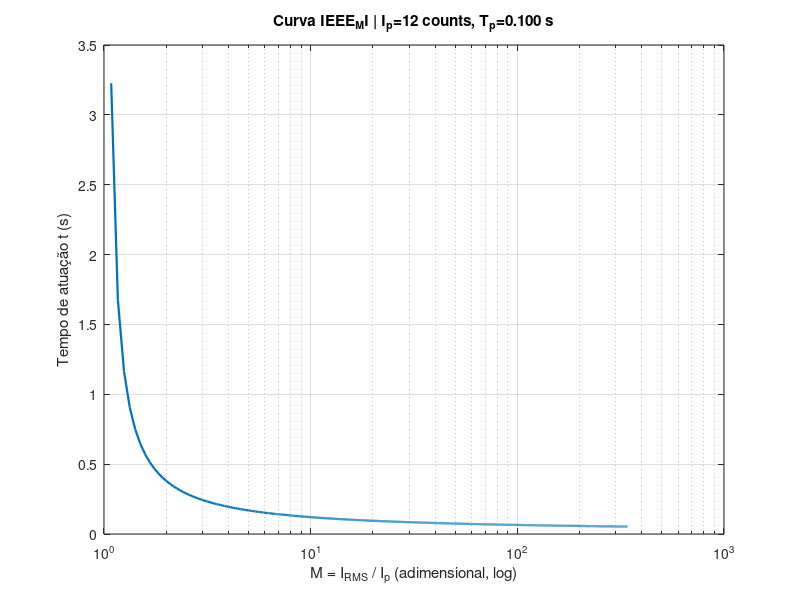
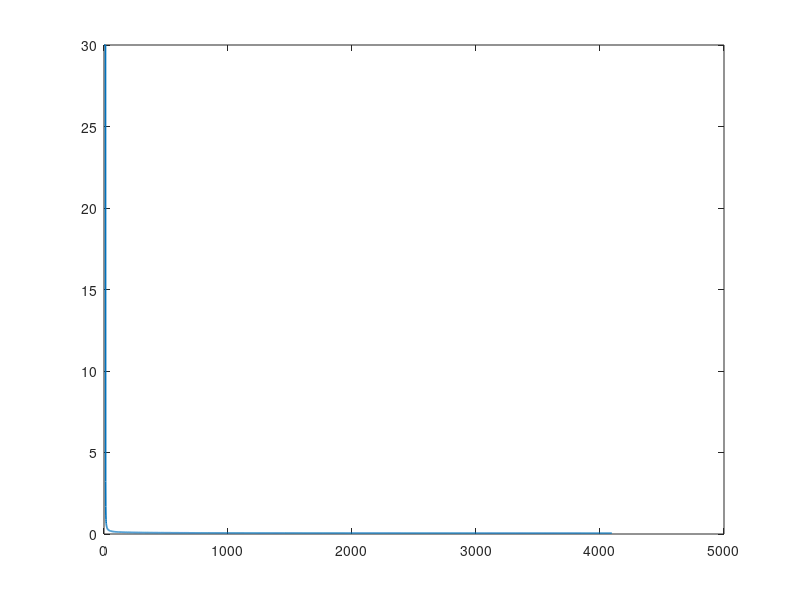

Recreate these plots in MATLAB, in order. (Note: this script raises an error after producing the figures.)
%% ================================================================
%  CURVA 51 / 51N (IEC): Geração de LUT (0..4095 contagens RMS)
%  Entradas: Tp, Ip (counts), curva, tmin, tmax
%  Saída: LUT em ms (inteira), com tmax até Ip
% ================================================================
clear; close all; clc;

%% --------- ENTRADAS DO USUÁRIO ---------------------------------
Tp_s    = 0.100;     % Time dial (segundos)
Ip      = 12;       % Pickup em contagens RMS (0..4095)
curva   = 'IEEE_MI';      % 'NI' | 'VI' | 'EI' | 'LTI'
tmin_ms = 1;        % limite inferior (ms)
tmax_ms = 30000;     % limite superior (ms)

%% --------- EIXO DE IRMS (12 bits) ------------------------------
Irms = 0:4095;                       % todos os valores possíveis (RMS, 12 bits)
M    = Irms ./ max(Ip,1);            % razão M = I/Ip (evita divisão por zero)

%% --------- PARÂMETROS DA CURVA IEC -----------------------------
switch upper(strtrim(curva))
    case 'NI'   % Inversa Normal
        K = 0.14;   alpha = 0.02; B = 0;
    case 'VI'   % Muito Inversa
        K = 13.5;   alpha = 1.00; B = 0;
    case 'EI'   % Extremamente Inversa
        K = 80.0;   alpha = 2.00; B = 0;
    case 'LTI'  % Inversa Longa
        K = 120.0;  alpha = 1.00; B = 0;
    case 'IEEE_MI'
        K = 0.0515; alpha = 0.02; B = 0.1140;
    otherwise
        error('Curva inválida. Use: ''NI'', ''VI'', ''EI'' ou ''LTI''.');
end

%% --------- CÁLCULO DO TEMPO -----------------------------------
% Apenas para M>1 aplicamos a expressão; abaixo/igual a Ip => 0 (sem atuação)
idx_act  = (M > 1);
denom    = (M(idx_act).^alpha) - 1.0;
t_s      = zeros(size(Irms));             % segundos (double)
t_s(idx_act) = ((K ./ denom) + B) * Tp_s;       % t = K/(M^alpha - 1) * Tp

% Limites práticos em ms e quantização simples (inteiro)
t_ms          = 1000 * t_s;               % ms (double)
t_ms_raw = t_ms;
t_ms(idx_act) = max(t_ms(idx_act), tmin_ms);
t_ms(idx_act) = min(t_ms(idx_act), tmax_ms);

% ---- LUT final: 0..4095 em milissegundos, zeros até Ip ----------
lut_ms = round(t_ms);                      % inteiro (pode ser uint32 se quiser)
lut_ms(~idx_act) = tmax_ms;                      % força tmax nas posições Irms <= Ip

%% --------- GRÁFICOS --------------------------------------------
% (1) Temporização em segundos para Irms/Ip > 1
figure('Name','Tempo (s) apenas para M>1');
semilogx(M(idx_act), t_s(idx_act), 'LineWidth', 1.6);
grid on; xlabel('M = I_{RMS} / I_p (adimensional, log)');
ylabel('Tempo de atuação t (s)');
title(sprintf('Curva %s | I_p=%d counts, T_p=%.3f s', upper(curva), Ip, Tp_s));

% (2) LUT completa (0..4095) em ms
figure('Name','LUT completa 0..4095');
plot(Irms, lut_ms/1000, 'LineWidth', 1.2);
hold on; xline(Ip, '--r', 'Pickup (Ip)', 'LabelVerticalAlignment','bottom');
grid on; xlim([0 4095]);
xlabel('I_{RMS} (counts)');
ylabel('Tempo (s)');
title(sprintf('LUT 0..4095 (ms) | zeros até Ip=%d | Curva %s', Ip, upper(curva)));

%% --------- (Opcional) Exibir alguns valores --------------------
fprintf('Exemplos:\n');
for val = 0:4095
    if val >= 0 && val <= 4095
        fprintf('Irms=%4d -> LUT=%5d ms\n', val, lut_ms(val+1));
    end
end


%% Geração de arquivo para inicializar RAM
% Supondo que o seu vetor é 'lut_ms' (1x2048 ou 2048x1), inteiro não-negativo
lut = uint32(lut_ms(:));                       % garante tipo inteiro
lut = min(lut, uint32(2^20-1));                % clamp em 20 bits

fid = fopen('lut_ms.mem','w');
fprintf(fid, '%05X\n', lut);                   % 20 bits -> 5 hex por linha
fclose(fid);

lut = uint32(lut_ms(:));
fid = fopen('lut_init.vhd','w');
fprintf(fid,'shared variable ram : memory_t := (\n');
for i = 1:numel(lut)
    fprintf(fid,'  %4d => std_logic_vector(to_unsigned(%u, 20)),\n', i-1, lut(i));
end
fprintf(fid,'  others => (others => ''0'')\n);\n');
fclose(fid);


%% Gerar coe

% Parâmetros
WIDTH = 20; 
DEPTH = 4096;

% vetor:
lut = uint32(lut_ms(:));              % garante tipo inteiro sem sinal
lut = mod(lut, 2^WIDTH);              % clamp/two's complement para WIDTH

% Ajusta tamanho: corta ou preenche com zero
if numel(lut) < DEPTH
    lut(end+1:DEPTH) = 0;
elseif numel(lut) > DEPTH
    lut = lut(1:DEPTH);
end

% Escreve COE em HEX com 5 dígitos (20 bits)
fid = fopen('lut_ms.coe','w');
fprintf(fid,'memory_initialization_radix=16;\n');
fprintf(fid,'memory_initialization_vector=\n');
for i = 1:DEPTH
    sep = ','; if i==DEPTH, sep = ';'; end
    fprintf(fid, '%05X%s\n', lut(i), sep);
end
fclose(fid);
